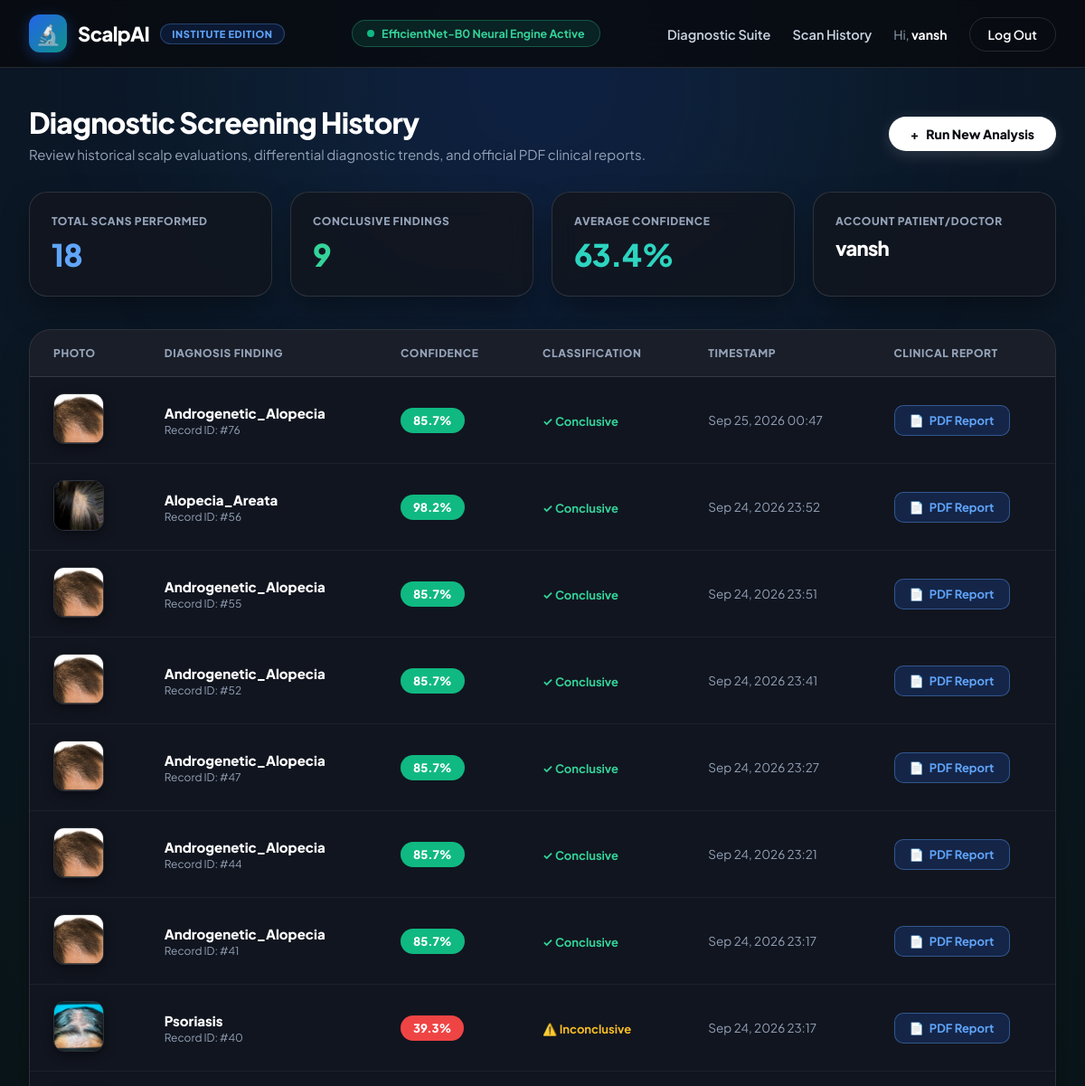
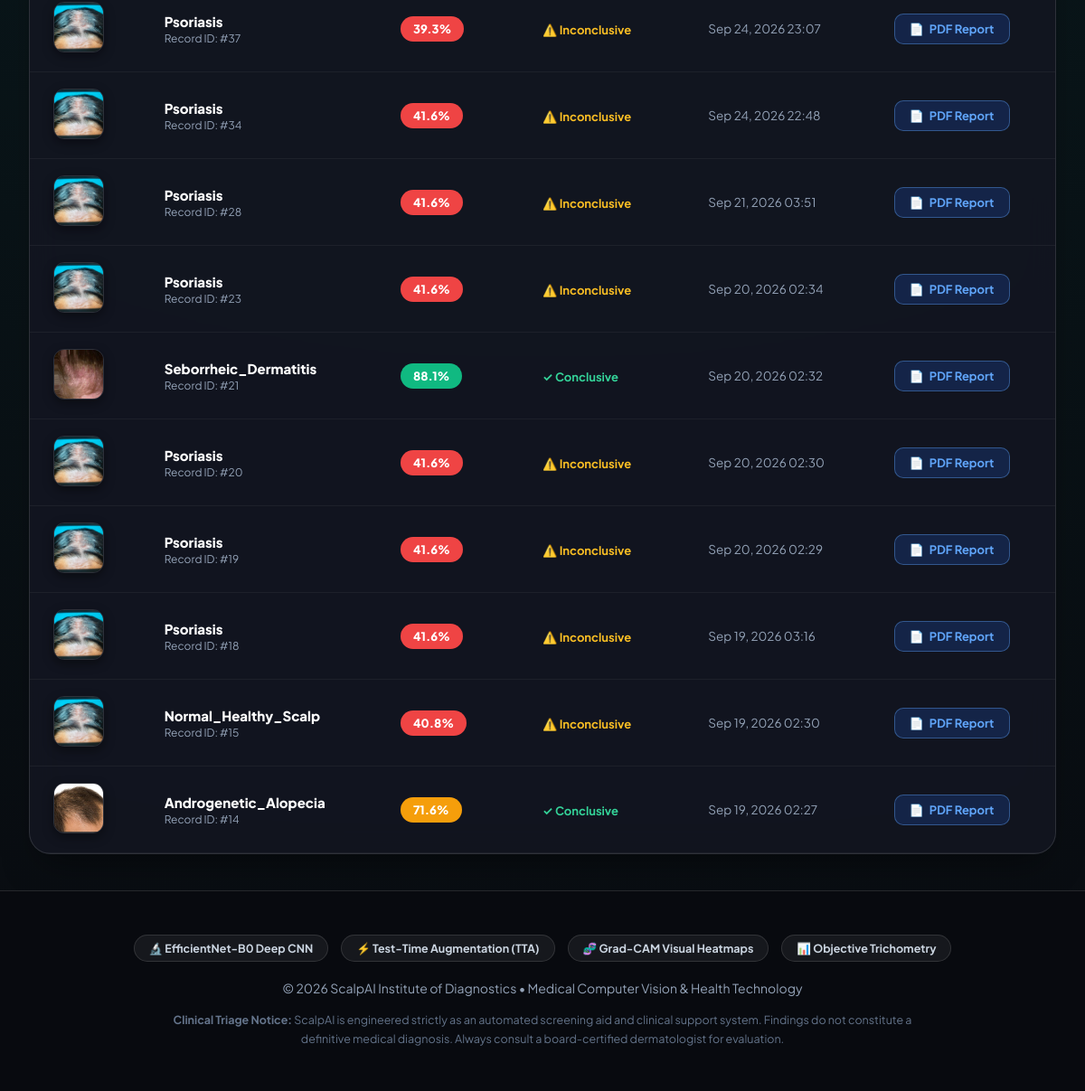
/dashboard/ (signed in), run on the app's committed database (2 pictures, top to bottom).
### detector/models.py (models this page shows, shortened)
class ScanRecord(models.Model):
    user = models.ForeignKey(User, on_delete=models.SET_NULL, null=True, blank=True, related_name="scans")
    image = models.ImageField(upload_to="scans/%Y/%m/")
    predicted_label = models.CharField(max_length=100)
    confidence = models.FloatField()
    all_scores = models.JSONField(default=dict)
    is_uncertain = models.BooleanField(default=False)
    created_at = models.DateTimeField(auto_now_add=True)
    notes = models.TextField(blank=True, null=True)
    class Meta:
        ordering = ["-created_at"]

### detector/views.py (the view)
# urls.py: path("dashboard/", views.dashboard_view, name="dashboard"),
@login_required
def dashboard_view(request):
    scans = ScanRecord.objects.filter(user=request.user)
    total_scans = scans.count()
    conclusive_scans = scans.filter(is_uncertain=False).count()
    if total_scans > 0:
        avg_confidence = round(sum(s.confidence for s in scans) / total_scans, 1)
    else:
        avg_confidence = 0.0
    return render(
        request,
        "detector/dashboard.html",
        {
            "scans": scans,
            "total_scans": total_scans,
            "conclusive_scans": conclusive_scans,
            "avg_confidence": avg_confidence,
        },
    )

### detector/templates/detector/dashboard.html (shortened to what this page needs)
{% extends "detector/base.html" %}
{% block content %}
<div class="dashboard-header">
    <div>
        <h1 class="header-title">Diagnostic Screening History</h1>
        <p style="color: #94a3b8; font-size: 15px; margin-top: 6px;">Review historical scalp evaluations, differential diagnostic trends, and official PDF clinical reports.</p>
    </div>
    <a href="{% url 'upload' %}" class="btn-student-login">
        <span>+</span> Run New Analysis
    </a>
</div>
<div class="stats-card-grid">
    <div class="stat-card">
        <div class="stat-card-label">Total Scans Performed</div>
        <div class="stat-card-val">{{ total_scans }}</div>
    </div>
    <div class="stat-card">
        <div class="stat-card-label">Conclusive Findings</div>
        <div class="stat-card-val" style="color: #34d399;">{{ conclusive_scans }}</div>
    </div>
    <div class="stat-card">
        <div class="stat-card-label">Average Confidence</div>
        <div class="stat-card-val" style="color: #2dd4bf;">{{ avg_confidence }}%</div>
    </div>
    <div class="stat-card">
        <div class="stat-card-label">Account Patient/Doctor</div>
        <div class="stat-card-val" style="font-size: 22px; color: #ffffff;">{{ user.username }}</div>
    </div>
</div>
<div class="history-card">
    {% if scans %}
    <div class="table-responsive">
        <table>
            <thead>
                <tr>
                    <th>Photo</th>
                    <th>Diagnosis Finding</th>
                    <th>Confidence</th>
                    <th>Classification</th>
                    <th>Timestamp</th>
                    <th>Clinical Report</th>
                </tr>
            </thead>
            <tbody>
                {% for scan in scans %}
                <tr>
                    <td>
                        {% if scan.image %}
                            <img src="{{ scan.image.url }}" alt="Thumb" class="thumb-cell">
                        {% else %}
                            <span style="color: #64748b;">-</span>
                        {% endif %}
                    </td>
                    <td>
                        <div style="font-weight: 800; color: #ffffff; font-size: 15px;">{{ scan.predicted_label|title }}</div>
                        <div style="font-size: 12px; color: #94a3b8; margin-top: 2px;">Record ID: #{{ scan.id }}</div>
                    </td>
                    <td>
                        <span class="badge-conf" style="background-color: {% if scan.confidence >= 75 %}#10b981{% elif scan.confidence >= 50 %}#f59e0b{% else %}#ef4444{% endif %};">
                            {{ scan.confidence|floatformat:1 }}%
                        </span>
                    </td>
                    <td>
                        {% if scan.is_uncertain %}
                            <span style="color: #fbbf24; font-size: 13px; font-weight: 700;">⚠️ Inconclusive</span>
                        {% else %}
                            <span style="color: #34d399; font-size: 13px; font-weight: 700;">✓ Conclusive</span>
                        {% endif %}
                    </td>
                    <td style="color: #94a3b8; font-size: 13.5px;">
                        {{ scan.created_at|date:"M d, Y H:i" }}
                    </td>
                    <td>
                        <a href="{% url 'download_pdf' scan.id %}" target="_blank" class="btn-action-pdf">
                            <span>📄</span> PDF Report
                        </a>
                    </td>
                </tr>
                {% endfor %}
            </tbody>
        </table>
    </div>
    {% endif %}
</div>
{% endblock %}

### detector/templates/detector/base.html (shortened to what this page needs)
<!DOCTYPE html>
<html lang="en">
<head>
</head>
<body>
    <div class="glow-orb-1"></div>
    <header class="header">
        <div class="header-inner">
            <a href="{% url 'upload' %}" class="brand">
                <div class="brand-icon">🔬</div>
                <div>ScalpAI</div>
                <span class="brand-badge">Institute Edition</span>
            </a>
            <div class="status-pill">
                <span class="status-dot"></span> EfficientNet-B0 Neural Engine Active
            </div>
            <ul class="nav-links">
                <li><a href="{% url 'upload' %}" class="nav-link">Diagnostic Suite</a></li>
                {% if user.is_authenticated %}
                    <li><a href="{% url 'dashboard' %}" class="nav-link">Scan History</a></li>
                    <li><span style="font-size: 14px; color: var(--text-muted);">Hi, <b style="color: white;">{{ user.username }}</b></span></li>
                    <li><a href="{% url 'logout' %}" class="btn-nav-outline">Log Out</a></li>
                {% else %}
                    <li><a href="/admin/" target="_blank" class="nav-link" style="color: #818cf8;">Admin Panel &nearr;</a></li>
                    <li><a href="{% url 'login' %}" class="btn-nav-outline">Log In</a></li>
                    <li><a href="{% url 'register' %}" class="btn-student-login"><span>⚡</span> Create Account</a></li>
                {% endif %}
            </ul>
        </div>
    </header>
    <div class="main-wrapper">
        {% block content %}{% endblock %}
    </div>
    <footer class="footer">
        <div class="footer-pills">
            <span class="footer-pill">🔬 EfficientNet-B0 Deep CNN</span>
            <span class="footer-pill">⚡ Test-Time Augmentation (TTA)</span>
            <span class="footer-pill">🧬 Grad-CAM Visual Heatmaps</span>
            <span class="footer-pill">📊 Objective Trichometry</span>
        </div>
        <div>&copy; 2026 ScalpAI Institute of Diagnostics &bull; Medical Computer Vision & Health Technology</div>
        <p class="footer-disclaimer">
            <b>Clinical Triage Notice:</b> ScalpAI is engineered strictly as an automated screening aid and clinical support system. Findings do not constitute a definitive medical diagnosis. Always consult a board-certified dermatologist for evaluation.
        </p>
    </footer>
</body>
</html>

### detector/templates/detector/base.html (style rules this page uses)
:root { --primary: #2563eb; --secondary: #0d9488; --dark-bg: #090b10; --card-dark: #121620; --border-dark: rgba(255, 255, 255, 0.12); --text-main: #ffffff; --text-muted: #94a3b8; --accent-glow: radial-gradient(circle at 50% 0%, rgba(37, 99, 235, 0.15) 0%, rgba(13, 148, 136, 0.08) 50%, transparent 100%); }
* { box-sizing: border-box; margin: 0; padding: 0; font-family: 'Plus Jakarta Sans', -apple-system, BlinkMacSystemFont, sans-serif; }
body { background-color: var(--dark-bg); background-image: var(--accent-glow); background-attachment: fixed; color: var(--text-main); min-height: 100vh; display: flex; flex-direction: column; -webkit-font-smoothing: antialiased; position: relative; overflow-x: hidden; }
.glow-orb-1 { position: absolute; top: -150px; left: 50%; transform: translateX(-50%); width: 1000px; height: 500px; background: radial-gradient(circle, rgba(37, 99, 235, 0.12) 0%, rgba(13, 148, 136, 0.05) 60%, transparent 80%); filter: blur(80px); pointer-events: none; z-index: 0; }
.header { position: sticky; top: 0; z-index: 100; background: rgba(9, 11, 16, 0.85); backdrop-filter: blur(20px); -webkit-backdrop-filter: blur(20px); border-bottom: 1px solid var(--border-dark); padding: 16px 32px; }
.header-inner { max-width: 1320px; margin: 0 auto; display: flex; align-items: center; justify-content: space-between; }
.brand { display: flex; align-items: center; gap: 12px; text-decoration: none; color: #ffffff; font-size: 22px; font-weight: 800; letter-spacing: -0.6px; }
.brand-icon { width: 42px; height: 42px; background: linear-gradient(135deg, #2563eb 0%, #0d9488 100%); border-radius: 12px; display: flex; align-items: center; justify-content: center; font-size: 22px; box-shadow: 0 4px 16px rgba(37, 99, 235, 0.35); }
.brand-badge { font-size: 11px; font-weight: 800; text-transform: uppercase; background: rgba(37, 99, 235, 0.15); color: #60a5fa; padding: 4px 12px; border-radius: 20px; border: 1px solid rgba(96, 165, 250, 0.3); letter-spacing: 0.6px; }
.status-pill { display: inline-flex; align-items: center; gap: 8px; font-size: 12.5px; font-weight: 700; color: #34d399; background: rgba(16, 185, 129, 0.12); border: 1px solid rgba(52, 211, 153, 0.3); padding: 6px 16px; border-radius: 30px; }
.status-dot { width: 8px; height: 8px; background: #10b981; border-radius: 50%; box-shadow: 0 0 0 0 rgba(16, 185, 129, 0.7); animation: pulse-ring 2s infinite cubic-bezier(0.66, 0, 0, 1); }
.nav-links { display: flex; align-items: center; gap: 24px; list-style: none; }
.nav-link { text-decoration: none; color: #cbd5e1; font-size: 14.5px; font-weight: 600; transition: color 0.2s ease; }
.btn-student-login { background: #ffffff; color: #090b10; padding: 10px 24px; border-radius: 30px; text-decoration: none; font-size: 14px; font-weight: 800; transition: all 0.25s ease; display: inline-flex; align-items: center; gap: 8px; box-shadow: 0 4px 16px rgba(255, 255, 255, 0.15); }
.btn-nav-outline { background: transparent; color: #ffffff; border: 1px solid var(--border-dark); padding: 9px 20px; border-radius: 30px; text-decoration: none; font-size: 14px; font-weight: 600; transition: all 0.2s ease; }
.main-wrapper { max-width: 1320px; margin: 0 auto; padding: 40px 32px; flex: 1; width: 100%; position: relative; z-index: 1; }
.footer { background: rgba(9, 11, 16, 0.95); border-top: 1px solid var(--border-dark); padding: 48px 32px; text-align: center; font-size: 14px; color: var(--text-muted); margin-top: auto; position: relative; z-index: 1; }
.footer-pills { display: flex; align-items: center; justify-content: center; gap: 14px; margin-bottom: 20px; flex-wrap: wrap; }
.footer-pill { font-size: 12.5px; font-weight: 700; color: #cbd5e1; background: rgba(255, 255, 255, 0.06); padding: 6px 16px; border-radius: 30px; border: 1px solid var(--border-dark); }
.footer-disclaimer { max-width: 860px; margin: 16px auto 0; font-size: 12.5px; line-height: 1.65; color: #64748b; }

### data on the page
ScanRecord: image (picture), predicted_label "Androgenetic_Alopecia", id "76", confidence "85.7", is_uncertain "✓ Conclusive", created_at "Sep 25, 2026 00:47"
ScanRecord: image (picture), predicted_label "Alopecia_Areata", id "56", confidence "98.2", is_uncertain "✓ Conclusive", created_at "Sep 24, 2026 23:52"
ScanRecord: image (picture), predicted_label "Androgenetic_Alopecia", id "55", confidence "85.7", is_uncertain "✓ Conclusive", created_at "Sep 24, 2026 23:51"
ScanRecord: image (picture), predicted_label "Androgenetic_Alopecia", id "52", confidence "85.7", is_uncertain "✓ Conclusive", created_at "Sep 24, 2026 23:41"
ScanRecord: image (picture), predicted_label "Androgenetic_Alopecia", id "47", confidence "85.7", is_uncertain "✓ Conclusive", created_at "Sep 24, 2026 23:27"
ScanRecord: image (picture), predicted_label "Androgenetic_Alopecia", id "44", confidence "85.7", is_uncertain "✓ Conclusive", created_at "Sep 24, 2026 23:21"
ScanRecord: image (picture), predicted_label "Androgenetic_Alopecia", id "41", confidence "85.7", is_uncertain "✓ Conclusive", created_at "Sep 24, 2026 23:17"
ScanRecord: image (picture), predicted_label "Psoriasis", id "40", confidence "39.3", is_uncertain "⚠️ Inconclusive", created_at "Sep 24, 2026 23:17"
ScanRecord: image (picture), predicted_label "Psoriasis", id "37", confidence "39.3", is_uncertain "⚠️ Inconclusive", created_at "Sep 24, 2026 23:07"
ScanRecord: image (picture), predicted_label "Psoriasis", id "34", confidence "41.6", is_uncertain "⚠️ Inconclusive", created_at "Sep 24, 2026 22:48"
ScanRecord: image (picture), predicted_label "Psoriasis", id "28", confidence "41.6", is_uncertain "⚠️ Inconclusive", created_at "Sep 21, 2026 03:51"
ScanRecord: image (picture), predicted_label "Psoriasis", id "23", confidence "41.6", is_uncertain "⚠️ Inconclusive", created_at "Sep 20, 2026 02:34"
ScanRecord: image (picture), predicted_label "Seborrheic_Dermatitis", id "21", confidence "88.1", is_uncertain "✓ Conclusive", created_at "Sep 20, 2026 02:32"
ScanRecord: image (picture), predicted_label "Psoriasis", id "20", confidence "41.6", is_uncertain "⚠️ Inconclusive", created_at "Sep 20, 2026 02:30"
ScanRecord: image (picture), predicted_label "Psoriasis", id "19", confidence "41.6", is_uncertain "⚠️ Inconclusive", created_at "Sep 20, 2026 02:29"
ScanRecord: image (picture), predicted_label "Psoriasis", id "18", confidence "41.6", is_uncertain "⚠️ Inconclusive", created_at "Sep 19, 2026 03:16"
ScanRecord: image (picture), predicted_label "Normal_Healthy_Scalp", id "15", confidence "40.8", is_uncertain "⚠️ Inconclusive", created_at "Sep 19, 2026 02:30"
ScanRecord: image (picture), predicted_label "Androgenetic_Alopecia", id "14", confidence "71.6", is_uncertain "✓ Conclusive", created_at "Sep 19, 2026 02:27"

### other printed values
{{ user.username }} "vansh"
{{ total_scans }} "18"
{{ conclusive_scans }} "9"
{{ avg_confidence }} "63.4"
